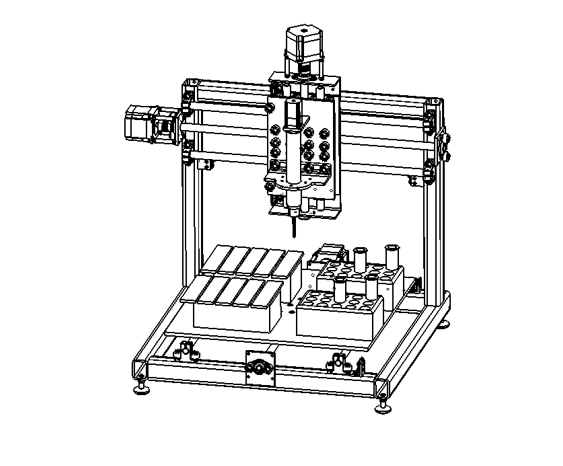
#> input picture figures_src/assets/autosampler_drawing.png, 563 x 466 px; its folder holds 2 pictures in this run
$ python fig2_setup.py
#> lines starting #> are read from the running program, lines starting #| are printed output that depends on the picture
### figures_src/style.py
"""Shared style, paths and helpers for all manuscript figures.

Every figure script imports this module, so fonts, sizes and colours are
changed in one place. Sizes follow Scientific Data: 180 mm full width,
88 mm single column, 7 pt text, 8 pt bold panel letters.
"""
from pathlib import Path

import matplotlib
matplotlib.use("Agg")
import matplotlib.pyplot as plt
import numpy as np
from PIL import Image

# ── Paths ────────────────────────────────────────────────────────────────────
SRC = Path(__file__).resolve().parent
ROOT = SRC.parent
DATA = ROOT / "data"
ASSETS = SRC / "assets"
OUT = ROOT / "manuscript" / "figures"

# ── Sizes ────────────────────────────────────────────────────────────────────
MM = 1 / 25.4                     # inches per millimetre
FULL_W = 180                      # mm, double-column width
HALF_W = 88                       # mm, single-column width
FONT_SIZE = 7                     # pt, all ordinary text
LABEL_SIZE = 8                    # pt, panel letters a, b, c ...
LINE_W = 0.6                      # pt, axes and drawn lines

# ── Colours ──────────────────────────────────────────────────────────────────
COLORS = {
    # particle size classes in the coffee-ring schematic
    "particle_large": "#2E7D4F",
    "particle_medium": "#E0823D",
    "particle_small": "#7A64A8",
    "droplet": "#E6F2FA",
    "liquid": "#BFE0F5",
    "vapour": "#4FA3D9",
    "ink": "#1A1A1A",
    "grey": "#8C8C8C",
    "highlight": "#FFFFFF",       # magnifier rings on SEM images
}
# nine environmental conditions A–I, used wherever conditions are coloured
CONDITION_CMAP = "viridis"
CONDITIONS = list("ABCDEFGHI")
CONDITION_TEMP = dict(zip(CONDITIONS, ["20–23"] * 3 + ["23–26"] * 3 + ["26–29"] * 3))
CONDITION_RH = dict(zip(CONDITIONS, ["35–40", "40–45", "45–50"] * 3))


FONT_DIRS = ["/usr/share/fonts/truetype/arial", "/System/Library/Fonts/Supplemental",
             "/Library/Fonts"]


def _register_arial():
    """matplotlib's font cache can miss system fonts; register Arial explicitly."""
    from matplotlib import font_manager
    for d in FONT_DIRS:
        for f in Path(d).glob("[Aa]rial*.ttf"):
            font_manager.fontManager.addfont(str(f))


def apply():
    """Set matplotlib defaults shared by every figure."""
    _register_arial()
    plt.rcParams.update({
        "font.family": "sans-serif",
        "font.sans-serif": ["Arial", "Helvetica", "DejaVu Sans"],
        "font.size": FONT_SIZE,
        "axes.labelsize": FONT_SIZE,
        "axes.titlesize": FONT_SIZE,
        "xtick.labelsize": FONT_SIZE - 1,
        "ytick.labelsize": FONT_SIZE - 1,
        "legend.fontsize": FONT_SIZE - 1,
        "axes.linewidth": LINE_W,
        "xtick.major.width": LINE_W,
        "ytick.major.width": LINE_W,
        "xtick.major.size": 2.5,
        "ytick.major.size": 2.5,
        "lines.linewidth": 1.0,
        "mathtext.fontset": "custom",
        "mathtext.rm": "Arial",
        "mathtext.it": "Arial",
        "mathtext.bf": "Arial:bold",
        "mathtext.cal": "Arial",
        "mathtext.sf": "Arial",
        "pdf.fonttype": 42,           # embed TrueType: text stays editable
        "ps.fonttype": 42,
        "savefig.dpi": 600,
        "figure.dpi": 150,
    })


def figure(width_mm, height_mm):
    fig = plt.figure(figsize=(width_mm * MM, height_mm * MM))
    return fig


def axes_mm(fig, x, y, w, h, **kw):
    """Add axes from a top-left origin in millimetres (easier to lay out)."""
    W, H = fig.get_size_inches() / MM
    return fig.add_axes([x / W, 1 - (y + h) / H, w / W, h / H], **kw)


# [7 lines left out: function panel_label, not called in this run]


def image_axes(ax):
    ax.set_axis_off()
    return ax


def load_image(path, rotate=0, crop=None, gray=False):
    """Read an image as an array.

    crop is (left, top, right, bottom) as fractions removed from each side,
    applied before rotation; rotate is degrees clockwise (0, 90, 180, 270).
    """
#> called with rotate = 0, crop = (0.17, 0.03, 0.18, 0.11), gray = False
    im = Image.open(path)
#> im is the input picture: PIL image 563x466 RGBA; mean R, G, B, A 232.8, 232.8, 232.8, 255
    im = im.convert("L" if gray else "RGB")
#> im: PIL image 563x466 RGB
    if crop is not None:
        l, t, r, b = crop
        w, h = im.size
#> w = 563; h = 466
        im = im.crop((round(l * w), round(t * h), round((1 - r) * w), round((1 - b) * h)))
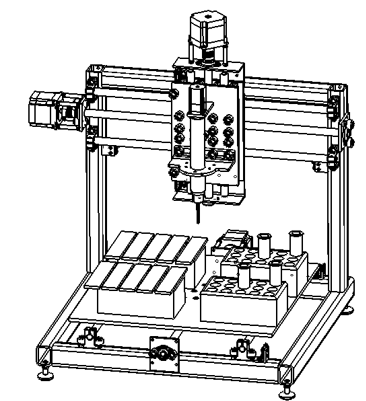
#> im: PIL image 366x401 RGB; min 0, max 255, mean 215.3
    if rotate:
        im = im.rotate(-rotate, expand=True)
    return np.asarray(im)


# [6 lines left out: function save, not called in this run]

### figures_src/fig2_setup.py
"""Figure 2 (zutu.pdf): experimental setup and imaging of one deposit.

a  autosampler drawing (asset) with part labels
b  environmental chamber photograph (asset)
c  original optical image      d  adjusted optical image
e  original SEM image          f  adjusted SEM image with magnified regions
g  workflow: sampling, adding liquid, evaporation, deposition
"""
import numpy as np
from matplotlib.patches import Circle, Rectangle, FancyArrowPatch, Ellipse, FancyBboxPatch
from matplotlib.lines import Line2D

import style as S

# ── Parameters ───────────────────────────────────────────────────────────────
WIDTH, HEIGHT = S.FULL_W, 184                     # mm
CONDITION, DROPLET = "E", 2                       # deposit shown in c–f
OPTICAL_ORIGINAL = S.DATA / "optical" / CONDITION / f"Image_{DROPLET}.jpg"
OPTICAL_ADJUSTED = S.DATA / "corrected_images" / CONDITION / f"Image_{DROPLET}.jpg"
SEM_ORIGINAL = S.DATA / "sem" / CONDITION / f"SEM_{DROPLET}.jpg"
SEM_ADJUSTED = S.DATA / "corrected_images" / CONDITION / f"SEM_{DROPLET}.jpg"
# crops (left, top, right, bottom, fractions removed) giving 4:3 views of the deposit
OPTICAL_CROP = (0.073, 0.10, 0.073, 0.10)
SEM_CROP = (0.0, 0.0, 0.0, 0.0)

AUTOSAMPLER = S.ASSETS / "autosampler_drawing.png"
AUTOSAMPLER_CROP = (0.17, 0.03, 0.18, 0.11)
CHAMBER = S.ASSETS / "environmental_chamber.jpg"
CHAMBER_CROP = (0.089, 0.0, 0.089, 0.0)

# autosampler labels: (text, target x, target y as fractions of the uncropped
# drawing, side of the panel the label sits on)
AUTOSAMPLER_LABELS = [
    ("Z-axis motor", 0.576, 0.087, "right"),
    ("E-axis motor", 0.538, 0.238, "right"),
    ("Y-axis motor", 0.596, 0.529, "right"),
    ("Sample holder", 0.676, 0.691, "right"),
    ("X-axis motor", 0.223, 0.270, "left"),
    ("Sample collector", 0.514, 0.379, "left"),
    ("Collection plate", 0.345, 0.614, "left"),
    ("Sampler base", 0.245, 0.756, "left"),
]

# magnified regions on the adjusted SEM image, in SEM pixels:
# (source centre x, y, source radius, inset centre x, y, inset radius)
MAGNIFIERS = [
    (402, 684, 117, 300, 430, 285),
    (1613, 366, 125, 2255, 430, 285),
    (631, 1302, 111, 300, 1600, 285),
    (1309, 947, 50, 2160, 1590, 285),
]
# SEM: nominal 1.0 um per pixel (JSM-6610 magnification refers to a 128 mm wide
# image, so 50x gives a 2.56 mm field over 2560 pixels). The optical microscope
# has no calibration, so its panels carry no scale bar.
SCALE_UM_PER_PX = {"optical": None, "sem": 1.0}
SCALE_BAR_UM = 500
WORKFLOW = ["Sampling", "Adding liquid", "Water evaporation", "Solid deposition"]


# ── Panels ───────────────────────────────────────────────────────────────────
def show(ax, img, tag_left=None, tag_right=None, color="white"):
    ax.imshow(img, cmap="gray" if img.ndim == 2 else None, interpolation="none")
    S.image_axes(ax)
    kw = dict(transform=ax.transAxes, color=color, va="top", fontsize=S.FONT_SIZE)
    if tag_left:
        ax.text(0.03, 0.97, tag_left, ha="left", **kw)
    if tag_right:
        ax.text(0.97, 0.97, tag_right, ha="right", **kw)


# [11 lines left out: function scale_bar, not called in this run]


def autosampler(ax):
    img = S.load_image(AUTOSAMPLER, crop=AUTOSAMPLER_CROP)
    h, w = img.shape[:2]
#> h = 401; w = 366
    full_w, full_h = w / (1 - AUTOSAMPLER_CROP[0] - AUTOSAMPLER_CROP[2]), h / (1 - AUTOSAMPLER_CROP[1] - AUTOSAMPLER_CROP[3])
#> full_w = 563.1; full_h = 466.3
    ax.imshow(img, interpolation="antialiased", extent=(0, w, h, 0))
    ax.set_xlim(-0.72 * w, 1.62 * w)
    ax.set_aspect("equal", adjustable="datalim")       # keep the panel box, widen limits
    ax.set_ylim(h * 1.02, -0.02 * h)
    ax.set_axis_off()
    left = [l for l in AUTOSAMPLER_LABELS if l[3] == "left"]
    right = [l for l in AUTOSAMPLER_LABELS if l[3] == "right"]
    for group, xtext, ha in [(left, -0.06 * w, "right"), (right, 1.06 * w, "left")]:
        for text, fx, fy, _ in group:
            tx = fx * full_w - AUTOSAMPLER_CROP[0] * full_w
            ty = fy * full_h - AUTOSAMPLER_CROP[1] * full_h
            ax.plot([xtext, tx], [ty, ty], color=S.COLORS["ink"], lw=0.4)
            ax.plot(tx, ty, "o", ms=1.2, color=S.COLORS["ink"])
            ax.text(xtext + (-0.02 if ha == "right" else 0.02) * w, ty, text, ha=ha, va="center",
                    fontsize=S.FONT_SIZE - 1)


# [77 lines left out: functions sem_with_magnifiers, workflow_step, not called in this run]


def main():
    S.apply()
    fig = S.figure(WIDTH, HEIGHT)
    margin, gap, right_w = 4.0, 2.0, 56.0
    right_h = right_w * 3 / 4                          # 4:3 image panels
    left_w = WIDTH - margin - right_w - gap - 1
    top = 4.0

    # a, b along the top-left; c, d, e down the right column; f below a, b
    ax_a = S.axes_mm(fig, margin, top, 66, right_h)
    ax_b = S.axes_mm(fig, margin + 68, top, left_w - 68, right_h)
    xr = WIDTH - right_w - 1
    ax_c = S.axes_mm(fig, xr, top, right_w, right_h)
    ax_d = S.axes_mm(fig, xr, top + right_h + gap, right_w, right_h)
    ax_e = S.axes_mm(fig, xr, top + 2 * (right_h + gap), right_w, right_h)
    f_h = 2 * right_h + gap
    f_w = f_h * 4 / 3
    ax_f = S.axes_mm(fig, margin + (left_w - f_w) / 2, top + right_h + gap, f_w, f_h)

    autosampler(ax_a)
    show(ax_b, S.load_image(CHAMBER, crop=CHAMBER_CROP))
#> call 2 of load_image, with rotate = 0, crop = (0.089, 0, 0.089, 0), gray = False
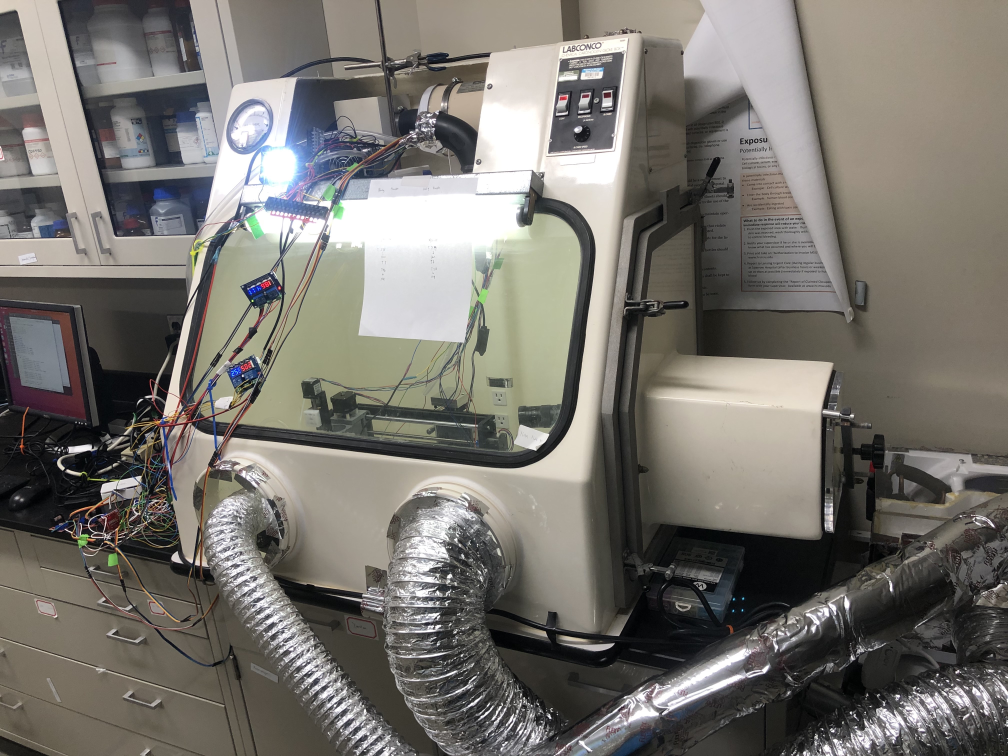
#> input picture figures_src/assets/environmental_chamber.jpg, 4032 x 3024 px (shown at 1/4 size)
#> in load_image, im is the input picture: PIL image 4032x3024 RGB; mean R, G, B 119.6, 116.3, 110.4
#> in load_image (call 2), `im = im.crop((round(l * w), round(t * h), round((1 - r) * w), round((1..`:
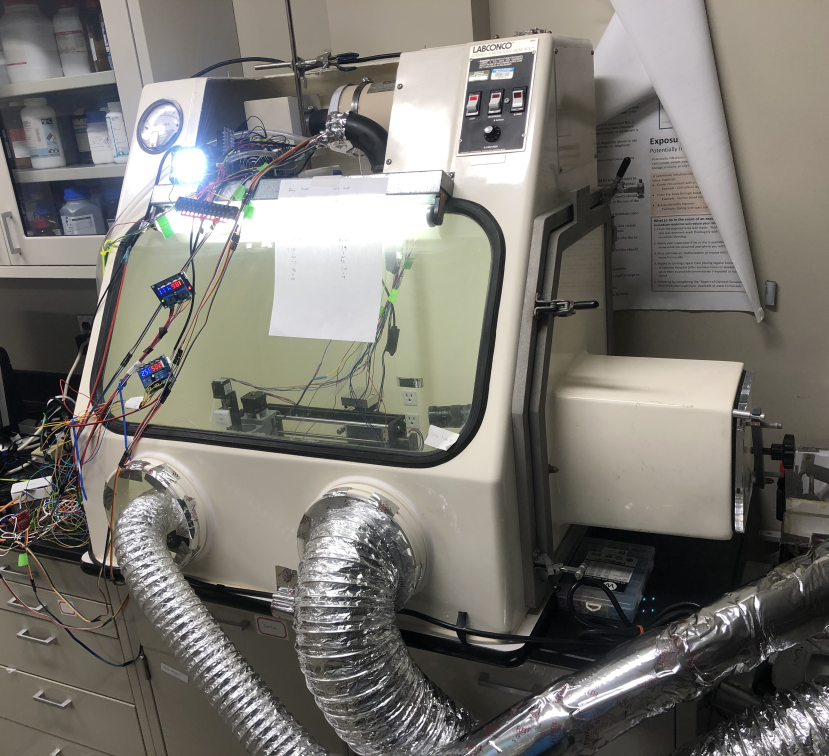
#> im: PIL image 3314x3024 RGB (shown at 1/4 size); mean R, G, B 121.4, 118.8, 113
    ax_b.set_aspect("auto")
    show(ax_c, S.load_image(OPTICAL_ORIGINAL, crop=OPTICAL_CROP), "Original", "Optical")
    show(ax_d, S.load_image(OPTICAL_ADJUSTED, crop=OPTICAL_CROP), "Adjusted", "Optical")
    show(ax_e, S.load_image(SEM_ORIGINAL, crop=SEM_CROP, gray=True), "Original", "SEM")
    scale_bar(ax_e, SCALE_UM_PER_PX["sem"])
    sem_with_magnifiers(ax_f, S.load_image(SEM_ADJUSTED, crop=SEM_CROP, gray=True))
    scale_bar(ax_f, SCALE_UM_PER_PX["sem"], x_frac=0.61)   # between the two lower magnifiers
    ax_f.text(0.015, 0.985, "Adjusted", transform=ax_f.transAxes, color="white", ha="left", va="top")
    ax_f.text(0.985, 0.985, "SEM", transform=ax_f.transAxes, color="white", ha="right", va="top")

    # g: four workflow boxes across the bottom
    y_g = top + 3 * right_h + 2 * gap + 6
    box = min((WIDTH - margin - 1 - 3 * 4) / 4, HEIGHT - y_g - 6)
    xs = np.linspace(margin, WIDTH - 1 - box, 4)
    ax_g = []
    for i, x in enumerate(xs):
        ax = S.axes_mm(fig, x, y_g, box, box)
        workflow_step(ax, i)
        ax.text(0.5, -0.04, WORKFLOW[i], transform=ax.transAxes, ha="center", va="top")
        ax_g.append(ax)

    for ax, k in zip([ax_a, ax_b, ax_c, ax_d, ax_e, ax_f, ax_g[0]], "abcdefg"):
        S.panel_label(ax, k, dx=0)
    S.save(fig, "zutu")


if __name__ == "__main__":
#> (the run stopped early here; a loop or call above may not have finished)
